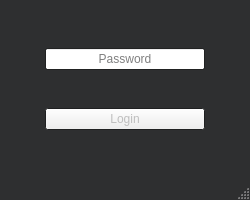
<?xml version="1.0" encoding="UTF-8"?>
<ui version="4.0">
 <class>MainWindow</class>
 <widget class="QMainWindow" name="MainWindow">
  <property name="geometry">
   <rect>
    <x>0</x>
    <y>0</y>
    <width>250</width>
    <height>200</height>
   </rect>
  </property>
  <property name="sizePolicy">
   <sizepolicy hsizetype="Preferred" vsizetype="Preferred">
    <horstretch>0</horstretch>
    <verstretch>0</verstretch>
   </sizepolicy>
  </property>
  <property name="minimumSize">
   <size>
    <width>250</width>
    <height>200</height>
   </size>
  </property>
  <property name="maximumSize">
   <size>
    <width>250</width>
    <height>200</height>
   </size>
  </property>
  <property name="palette">
   <palette>
    <active>
     <colorrole role="Window">
      <brush brushstyle="SolidPattern">
       <color alpha="255">
        <red>38</red>
        <green>39</green>
        <blue>40</blue>
       </color>
      </brush>
     </colorrole>
    </active>
    <inactive>
     <colorrole role="Window">
      <brush brushstyle="SolidPattern">
       <color alpha="255">
        <red>46</red>
        <green>47</green>
        <blue>48</blue>
       </color>
      </brush>
     </colorrole>
    </inactive>
    <disabled>
     <colorrole role="Window">
      <brush brushstyle="SolidPattern">
       <color alpha="255">
        <red>38</red>
        <green>39</green>
        <blue>40</blue>
       </color>
      </brush>
     </colorrole>
    </disabled>
   </palette>
  </property>
  <property name="windowTitle">
   <string>Login to App</string>
  </property>
  <property name="styleSheet">
   <string notr="true"/>
  </property>
  <widget class="QWidget" name="centralwidget">
   <property name="sizePolicy">
    <sizepolicy hsizetype="Maximum" vsizetype="Preferred">
     <horstretch>0</horstretch>
     <verstretch>0</verstretch>
    </sizepolicy>
   </property>
   <layout class="QVBoxLayout" name="verticalLayout">
    <property name="spacing">
     <number>0</number>
    </property>
    <property name="leftMargin">
     <number>45</number>
    </property>
    <property name="topMargin">
     <number>10</number>
    </property>
    <property name="rightMargin">
     <number>45</number>
    </property>
    <property name="bottomMargin">
     <number>10</number>
    </property>
    <item>
     <widget class="QLineEdit" name="passwordEdit">
      <property name="echoMode">
       <enum>QLineEdit::Password</enum>
      </property>
      <property name="alignment">
       <set>Qt::AlignCenter</set>
      </property>
      <property name="placeholderText">
       <string>Password</string>
      </property>
     </widget>
    </item>
    <item>
     <widget class="QPushButton" name="loginButton">
      <property name="enabled">
       <bool>false</bool>
      </property>
      <property name="layoutDirection">
       <enum>Qt::LeftToRight</enum>
      </property>
      <property name="styleSheet">
       <string notr="true"/>
      </property>
      <property name="text">
       <string>Login</string>
      </property>
     </widget>
    </item>
   </layout>
  </widget>
  <widget class="QStatusBar" name="statusbar"/>
 </widget>
 <resources/>
 <connections/>
</ui>
